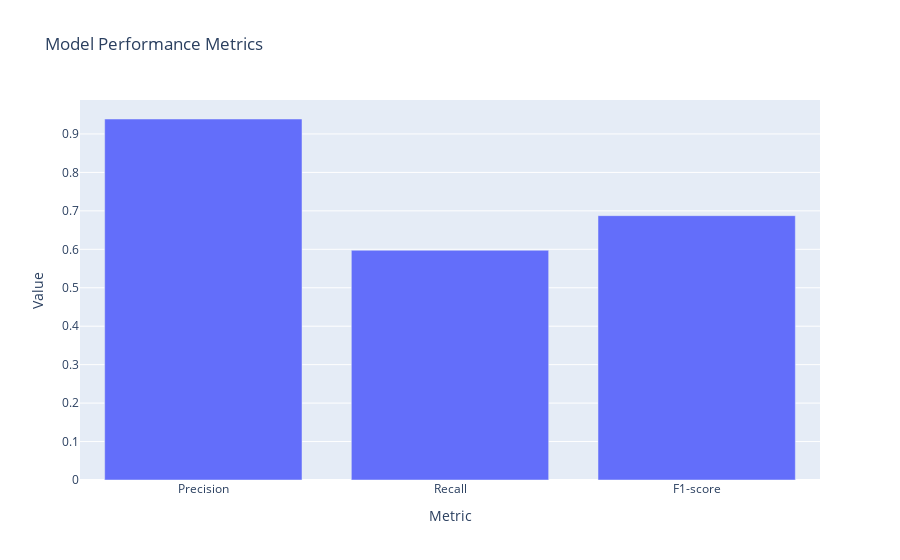

Source (notebook cell):
### Code cell
import plotly.express as px

# Create a figure
fig = px.bar(x=metrics, y=values, title='Model Performance Metrics', labels={'x': 'Metric', 'y': 'Value'})

# Show the plot
fig.show()

### Figure 1 — Plotly figure (JSON) as saved in the notebook; plotly's stock layout.template omitted (floating-point values rounded to 4 significant figures)
{"data": [{"alignmentgroup": "True", "hovertemplate": "Metric=%{x}<br>Value=%{y}<extra></extra>", "legendgroup": "", "marker": {"color": "#636efa", "pattern": {"shape": ""}}, "name": "", "offsetgroup": "", "orientation": "v", "showlegend": false, "textposition": "auto", "type": "bar", "x": ["Precision", "Recall", "F1-score"], "xaxis": "x", "y": [0.9389, 0.5974, 0.6875], "yaxis": "y"}], "layout": {"barmode": "relative", "legend": {"tracegroupgap": 0}, "title": {"text": "Model Performance Metrics"}, "xaxis": {"anchor": "y", "domain": [0, 1], "title": {"text": "Metric"}}, "yaxis": {"anchor": "x", "domain": [0, 1], "title": {"text": "Value"}}}}
